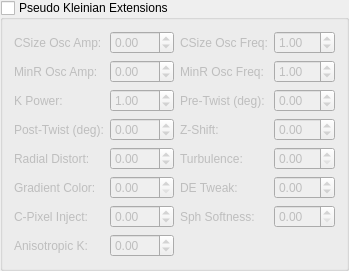
    <widget class="MyGroupBox" name="groupCheck_transf_pk_params_false">
     <property name="title"><string>Pseudo Kleinian Extensions</string></property>
     <property name="checkable"><bool>true</bool></property>
     <property name="checked"><bool>false</bool></property>
     <layout class="QGridLayout">
      <item row="0" column="0">
       <widget class="QLabel"><property name="text"><string>CSize Osc Amp:</string></property></widget>
      </item>
      <item row="0" column="1">
       <widget class="MyDoubleSpinBox" name="spinbox_transf_pk_csize_osc_amp">
        <property name="minimum"><double>-5.0</double></property><property name="maximum"><double>5.0</double></property>
        <property name="singleStep"><double>0.01</double></property><property name="value"><double>0.0</double></property>
       </widget>
      </item>
      <item row="0" column="2">
       <widget class="QLabel"><property name="text"><string>CSize Osc Freq:</string></property></widget>
      </item>
      <item row="0" column="3">
       <widget class="MyDoubleSpinBox" name="spinbox_transf_pk_csize_osc_freq">
        <property name="minimum"><double>0.01</double></property><property name="maximum"><double>50.0</double></property>
        <property name="singleStep"><double>0.1</double></property><property name="value"><double>1.0</double></property>
       </widget>
      </item>
      <item row="1" column="0">
       <widget class="QLabel"><property name="text"><string>MinR Osc Amp:</string></property></widget>
      </item>
      <item row="1" column="1">
       <widget class="MyDoubleSpinBox" name="spinbox_transf_pk_min_r_osc_amp">
        <property name="minimum"><double>-2.0</double></property><property name="maximum"><double>2.0</double></property>
        <property name="singleStep"><double>0.01</double></property><property name="value"><double>0.0</double></property>
       </widget>
      </item>
      <item row="1" column="2">
       <widget class="QLabel"><property name="text"><string>MinR Osc Freq:</string></property></widget>
      </item>
      <item row="1" column="3">
       <widget class="MyDoubleSpinBox" name="spinbox_transf_pk_min_r_osc_freq">
        <property name="minimum"><double>0.01</double></property><property name="maximum"><double>50.0</double></property>
        <property name="singleStep"><double>0.1</double></property><property name="value"><double>1.0</double></property>
       </widget>
      </item>
      <item row="2" column="0">
       <widget class="QLabel"><property name="text"><string>K Power:</string></property></widget>
      </item>
      <item row="2" column="1">
       <widget class="MyDoubleSpinBox" name="spinbox_transf_pk_k_power">
        <property name="minimum"><double>0.01</double></property><property name="maximum"><double>10.0</double></property>
        <property name="singleStep"><double>0.1</double></property><property name="value"><double>1.0</double></property>
       </widget>
      </item>
      <item row="2" column="2">
       <widget class="QLabel"><property name="text"><string>Pre-Twist (deg):</string></property></widget>
      </item>
      <item row="2" column="3">
       <widget class="MyDoubleSpinBox" name="spinbox_transf_pk_pre_twist">
        <property name="minimum"><double>-90.0</double></property><property name="maximum"><double>90.0</double></property>
        <property name="singleStep"><double>1.0</double></property><property name="value"><double>0.0</double></property>
       </widget>
      </item>
      <item row="3" column="0">
       <widget class="QLabel"><property name="text"><string>Post-Twist (deg):</string></property></widget>
      </item>
      <item row="3" column="1">
       <widget class="MyDoubleSpinBox" name="spinbox_transf_pk_post_twist">
        <property name="minimum"><double>-90.0</double></property><property name="maximum"><double>90.0</double></property>
        <property name="singleStep"><double>1.0</double></property><property name="value"><double>0.0</double></property>
       </widget>
      </item>
      <item row="3" column="2">
       <widget class="QLabel"><property name="text"><string>Z-Shift:</string></property></widget>
      </item>
      <item row="3" column="3">
       <widget class="MyDoubleSpinBox" name="spinbox_transf_pk_z_shift">
        <property name="minimum"><double>-5.0</double></property><property name="maximum"><double>5.0</double></property>
        <property name="singleStep"><double>0.01</double></property><property name="value"><double>0.0</double></property>
       </widget>
      </item>
      <item row="4" column="0">
       <widget class="QLabel"><property name="text"><string>Radial Distort:</string></property></widget>
      </item>
      <item row="4" column="1">
       <widget class="MyDoubleSpinBox" name="spinbox_transf_pk_radial_distort">
        <property name="minimum"><double>-2.0</double></property><property name="maximum"><double>2.0</double></property>
        <property name="singleStep"><double>0.01</double></property><property name="value"><double>0.0</double></property>
       </widget>
      </item>
      <item row="4" column="2">
       <widget class="QLabel"><property name="text"><string>Turbulence:</string></property></widget>
      </item>
      <item row="4" column="3">
       <widget class="MyDoubleSpinBox" name="spinbox_transf_pk_turbulence">
        <property name="minimum"><double>0.0</double></property><property name="maximum"><double>5.0</double></property>
        <property name="singleStep"><double>0.001</double></property><property name="value"><double>0.0</double></property>
       </widget>
      </item>
      <item row="5" column="0">
       <widget class="QLabel"><property name="text"><string>Gradient Color:</string></property></widget>
      </item>
      <item row="5" column="1">
       <widget class="MyDoubleSpinBox" name="spinbox_transf_pk_gradient_color">
        <property name="minimum"><double>0.0</double></property><property name="maximum"><double>100.0</double></property>
        <property name="singleStep"><double>0.1</double></property><property name="value"><double>0.0</double></property>
       </widget>
      </item>
      <item row="5" column="2">
       <widget class="QLabel"><property name="text"><string>DE Tweak:</string></property></widget>
      </item>
      <item row="5" column="3">
       <widget class="MyDoubleSpinBox" name="spinbox_transf_pk_de_tweak">
        <property name="minimum"><double>-5.0</double></property><property name="maximum"><double>5.0</double></property>
        <property name="singleStep"><double>0.01</double></property><property name="value"><double>0.0</double></property>
       </widget>
      </item>
      <item row="6" column="0">
       <widget class="QLabel"><property name="text"><string>C-Pixel Inject:</string></property></widget>
      </item>
      <item row="6" column="1">
       <widget class="MyDoubleSpinBox" name="spinbox_transf_pk_cpixel_inject">
        <property name="minimum"><double>-5.0</double></property><property name="maximum"><double>5.0</double></property>
        <property name="singleStep"><double>0.01</double></property><property name="value"><double>0.0</double></property>
       </widget>
      </item>
      <item row="6" column="2">
       <widget class="QLabel"><property name="text"><string>Sph Softness:</string></property></widget>
      </item>
      <item row="6" column="3">
       <widget class="MyDoubleSpinBox" name="spinbox_transf_pk_sphere_softness">
        <property name="minimum"><double>0.0</double></property><property name="maximum"><double>5.0</double></property>
        <property name="singleStep"><double>0.01</double></property><property name="value"><double>0.0</double></property>
       </widget>
      </item>
      <item row="7" column="0">
       <widget class="QLabel"><property name="text"><string>Anisotropic K:</string></property></widget>
      </item>
      <item row="7" column="1">
       <widget class="MyDoubleSpinBox" name="spinbox_transf_pk_anisotropic_k">
        <property name="minimum"><double>-2.0</double></property><property name="maximum"><double>2.0</double></property>
        <property name="singleStep"><double>0.01</double></property><property name="value"><double>0.0</double></property>
       </widget>
      </item>
     </layout>
    </widget>
